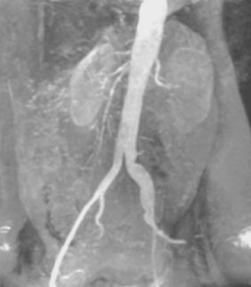
%> input picture Intensity Transformations/ScreenShots/Intensity Level Slicing/origin.png, 251 x 287 px
$ octave IntensityLevelSlicing.m   (GNU Octave 9; MATLAB toolbox functions it lacks are replaced by stand-ins)
%> lines starting %> are read from the running program, lines starting %| are printed output that depends on the picture; in (x1, y1, x2, y2) boxes, pixels count from 0 and x2, y2 are one past the last pixel; in counts of white or black regions, pixels touching at a corner belong together; the program's own positions count from 1
clear
clc

I = imread('ScreenShots/Intensity Level Slicing/origin.png');
%> I is the input picture: size 287x251 uint8; min 69, max 240, mean 145.8

xa = 175; xb = 230;
reduce = 20; hightlight = 230;

J = ReduceOther(I, [xa,xb], [reduce, hightlight]);
K = PreserveOther(I, [xa, xb], hightlight);


%% 函数图像
% [9 lines of commented-out code are left out]


function y = ReduceOther(x, interval, effect)
%> called with interval = [175 230], effect = [20 230]
% 将感兴趣的范围变亮，其他灰度值变暗（二值图像）
% interval：凸显区间横坐标[xa, xb]
% effect：暗亮阈值[reduce, hightlight]

xa = interval(1); xb = interval(2);
reduce = effect(1); hightlight = effect(2);

L1 = x>=0 & x<xa;
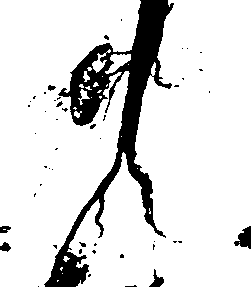
%> L1: size 287x251 logical; 86.8% white; 48 black regions (39 under 20 px), largest, box (x1, y1, x2, y2) and area: (44, 0, 174, 287) 8719, (234, 226, 251, 249) 233, (149, 269, 164, 287) 119
L2 = x>=xa & x<xb;
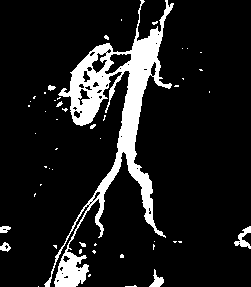
%> L2: size 287x251 logical; 11.6% white; 49 white regions (40 under 20 px), largest, box (x1, y1, x2, y2) and area: (44, 0, 174, 287) 7644, (234, 226, 251, 249) 166, (149, 269, 164, 287) 119
L3 = x>=xb & x<=255;
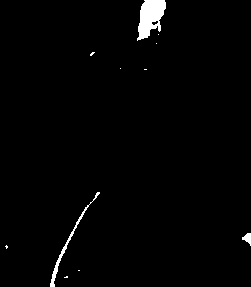
%> L3: size 287x251 logical; 1.6% white; 11 white regions (8 under 20 px), largest, box (x1, y1, x2, y2) and area: (137, 0, 166, 41) 752, (50, 192, 100, 287) 283, (242, 233, 251, 246) 67

y(L1) = reduce;
y(L2) = hightlight;
y(L3) = reduce;

[width, height,type] = size(x);
%> width = 287; height = 251; type = 1
y = reshape(y, [width, height]);

end

function y = PreserveOther(x, interval, hightlight)
%> called with interval = [175 230], hightlight = 230
% 将感兴趣的范围变亮（或变暗），保持图像其他灰度级不变
% interval：凸显区间横坐标[xa, xb]
% hightlight：变亮的值

xa = interval(1); xb = interval(2);

L1 = x>=0 & x<xa;
L2 = x>=xa & x<xb;
L3 = x>=xb & x<=255;

y(L1) = x(L1);
y(L2) = hightlight;
y(L3) = x(L3);

[width, height,type] = size(x);
y = reshape(y, [width, height]);
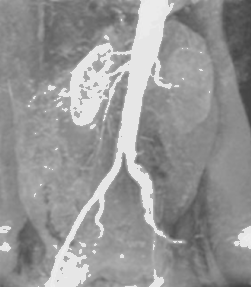
%> y: size 287x251 uint8; min 69, max 240, mean 149.9

end
